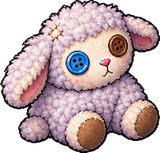
#> input picture art/props/rose/backup_lamby.webp, 160 x 153 px
$ python -i bake_rose_fx.py   (imports and definitions only)
#> lines starting #> are read from the running program, lines starting #| are printed output that depends on the picture
#!/usr/bin/env python3
"""Cut Rose's approved objects and effects sheets (art/raw/characters/rose-fx-<move>-vN.png, 4 x 3 on magenta) into single
transparent props: art/props/rose/fx_<move>_<slug>.webp. Items are found from the ink (components joined by a small dilation),
sorted row by row, and named in the order of the prompt list (FX.rose in tools/art-library/char-prompts.js).
Usage: python3 tools/sprite-bake/bake_rose_fx.py [--check]   (--check writes tools/shots/rose-fx-check.png)"""
import os, sys, json
import numpy as np
from PIL import Image
from scipy import ndimage as ndi
sys.path.insert(0, os.path.dirname(os.path.abspath(__file__)))
from walk_sheet_frames import _key
ROOT = os.path.dirname(os.path.dirname(os.path.dirname(os.path.abspath(__file__))))
RAW = os.path.join(ROOT, 'art/raw/characters'); OUT = os.path.join(ROOT, 'art/props/rose')
MAXSIDE = 160
SHEETS = {   # sheet per move; slugs name the items in the order the cutter finds them (row by row)
 'tiara': ('rose-fx-dress-up-tiara-v1', 'scissors blank drawing crayon cutout scraps sparkles'),
 'tea': ('rose-fx-teaparty-ult-v1', 'teapot table chair lamby trickle cup geyser confetti burst glow'),
 'pounce': ('rose-fx-piggyback-pounce-v1', 'tower ring burst trail stars dust'),
 'boom': ('rose-fx-lamby-boomerang-v1', 'cookie bitten tray juice crumbs burst sparkles'),
 'fort': ('rose-fx-pillow-fort-v1', 'cushion pillow blanket fort glow heart'),
 'mecha': ('rose-fx-mecha-ult-v1', 'helmet levers chest fist visor target beam rings speed burst stars tape'),
 'lava': ('rose-fx-floor-is-lava-v2', 'stack cushion steam pool bubbles flame sparks'),
}
# Painted items that replace an older prop of the same shape (same file name, so the scenes draw them unchanged).
INSTALL = {'safety_scissors': ('tiara', 'scissors'), 'crayon': ('tiara', 'crayon'), 'unicorn_cut_out': ('tiara', 'cutout'),
           'white_teapot': ('tea', 'teapot'), 'lacy_kids_table': ('tea', 'table'), 'tiny_pink_chair': ('tea', 'chair'),
           'stack_of_cushions': ('pounce', 'tower'), 'couch_cushion': ('fort', 'cushion'),
           'patchwork_quilt': ('fort', 'blanket'), 'cardboard_chest_armor': ('mecha', 'chest'), 'cardboard_rocket_fist': ('mecha', 'fist'),
           'lava_pool': ('lava', 'pool')}
def cut(path):
#> called with path = '../../art/props/rose/backup_lamby.webp'
    rgb = np.array(Image.open(path).convert('RGB')); rgba = _key(rgb)
#> after `rgb = np.array(Image.open(path).convert('RGB'))`:
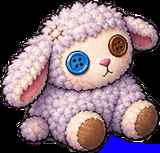
#> rgb: shape (153, 160, 3); mean R, G, B 128.3, 106.8, 117
    a = rgba[:, :, 3] > 40
    lab, n = ndi.label(ndi.binary_dilation(a, iterations=14))
    objs = ndi.find_objects(lab); items = []
    for i, sl in enumerate(objs):
        m = (lab[sl] == i + 1) & a[sl]
        if m.sum() < 700: continue                       # specks, grid-cell edges
        im = Image.fromarray(rgba[sl]); arr = np.array(im); arr[~m] = 0; im = Image.fromarray(arr)
        bb = im.getbbox()
        if bb: items.append((sl[0].start, sl[1].start, im.crop(bb)))
    items.sort(key=lambda t: (round(t[0] / 220), t[1]))
    return [t[2] for t in items]
# [19 lines not run here, left out]

#> (the run stopped early here; a loop or call above may not have finished)

$ run again, on art/props/rose/crayon.webp
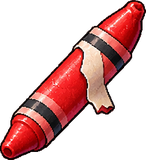
#> input picture art/props/rose/crayon.webp, 146 x 160 px
#> in cut, `rgb = np.array(Image.open(path).convert('RGB'))`:
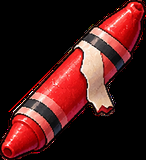
#> rgb: shape (160, 146, 3); mean R, G, B 70, 27.2, 26.3

$ run again, on art/props/rose/lacy_kids_table.webp
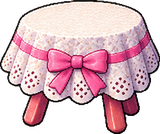
#> input picture art/props/rose/lacy_kids_table.webp, 160 x 134 px
#> in cut, `rgb = np.array(Image.open(path).convert('RGB'))`:
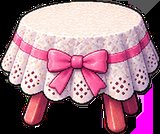
#> rgb: shape (134, 160, 3); mean R, G, B 154.1, 112.8, 128.5

$ run again, on art/props/rose/lamby.webp
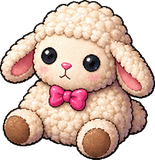
#> input picture art/props/rose/lamby.webp, 155 x 160 px
#> in cut, `rgb = np.array(Image.open(path).convert('RGB'))`:
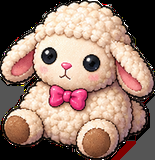
#> rgb: shape (160, 155, 3); mean R, G, B 148.7, 120.4, 107.9
